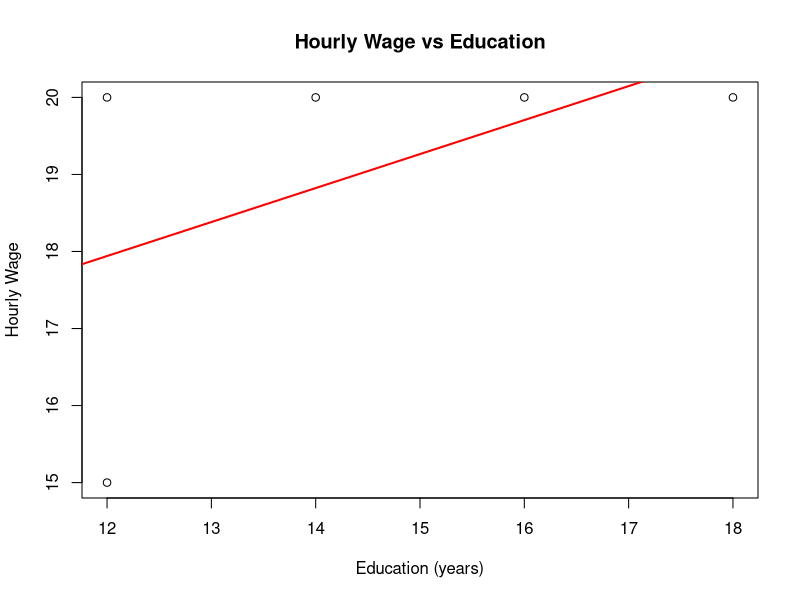

Write R code to recreate this figure.


# simulated labor data

df <- data.frame(
  id = c(1, 2, 3, 4, 4, 5, 6),
  earnings = c(600, 800, 500, 700, 700, NA, 900),
  hours = c(40, 40, 25, 35, 35, 40, 45),
  female = c(1, 0, 1, 0, 0, 1, 0),
  education = c(12, 16, 14, 12, 12, 13, 18)
)

df <- df[!duplicated(df$id), ]

df <- df[!is.na(df$earnings), ]

df$hourly_wage <- df$earnings / df$hours

model <- lm(hourly_wage ~ female + education, data = df)
print(summary(model))

png("outputs/figures/education_wage_plot.png")

plot(df$education, df$hourly_wage,
main = "Hourly Wage vs Education",
xlab = "Education (years)",
ylab = "Hourly Wage")

abline(lm(hourly_wage ~ education, data = df),
col = "red", lwd = 2)

dev.off()